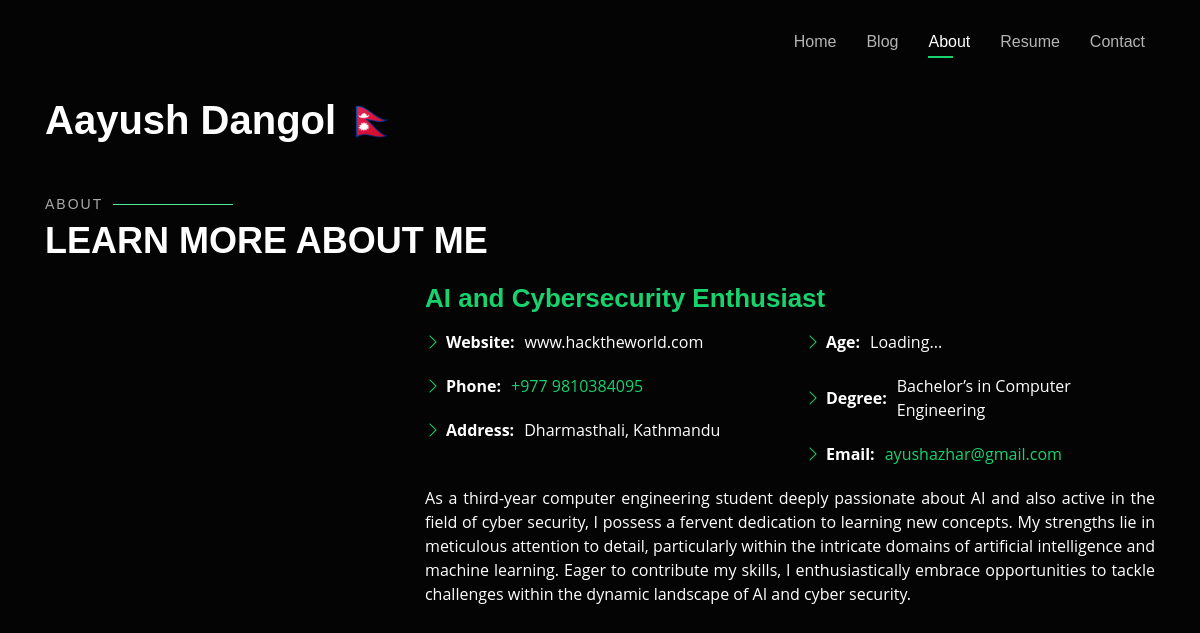
/about, run on the app's committed database.
### aayush/models.py (models this page shows, shortened)
class Yourself(models.Model):
    name=models.CharField(max_length=100)
    phone=models.CharField(max_length=13)
    degree=models.CharField(max_length=100)
    city=models.CharField(max_length=100)
    email=models.CharField(max_length=50)
    about_you=models.TextField()
    address=models.CharField(max_length=50)
    facebook=models.CharField(max_length=300,default='default_facebook_value')
    twitter=models.CharField(max_length=300,default='default_facebook_value')
    linkedin=models.CharField(max_length=300,default='default_facebook_value')
    github=models.CharField(max_length=300,default='default_facebook_value')

### aayush/views.py (the view)
# urls.py: path("about",views.about,name='about'),
def about(request):
    context=Yourself.objects.all()
    resumes=Resume.objects.all()
    names = [contexts.name for contexts in context]
    phone=[contexts.phone for contexts in context]
    address=[contexts.address for contexts in context]
    email=[contexts.email for contexts in context]
    degree=[contexts.degree for contexts in context]
    about_you=[contexts.about_you for contexts in context]
    resume=[resume.resume_file.url for resume in resumes]
    contexts={
        'names':names[0],
        'phone':phone[0],
        'address':address[0],
        'email':email[0],
        'names':names[0],
        'degree':degree[0],
        'about_you':about_you[0],
        'resume':resume[0]
    }
    return render(request,'about.html',contexts)

### aayush/templates/about.html (shortened to what this page needs)
{% extends 'base.html' %}
{% block about %}
<div class="about-me container">
    <div class="section-title">
      <h2>About</h2>
      <p>Learn more about me</p>
    </div>
    <div class="row">
      <div class="col-lg-4" data-aos="fade-right">
      </div>
      <div class="col-lg-8 pt-4 pt-lg-0 content" data-aos="fade-left">
        <h3>AI and Cybersecurity Enthusiast</h3>
        <div class="row">
          <div class="col-lg-6">
            <ul>
              <li><i class="bi bi-chevron-right"></i> <strong>Website:</strong> <span>www.hacktheworld.com</span></li>
              <li><i class="bi bi-chevron-right"></i> <strong>Phone:</strong> <span><a href="tel:+977{{phone}}">+977 {{phone}}</a></span></li>
              <li><i class="bi bi-chevron-right"></i> <strong>Address:</strong> <span>{{address}}</span></li>
            </ul>
          </div>
          <div class="col-lg-6">
            <ul>
              <li><i class="bi bi-chevron-right"></i> <strong>Age:</strong><span>Loading...</span></li>
              <li><i class="bi bi-chevron-right"></i> <strong>Degree:</strong><span>{{degree}}</span></li>
              <li><i class="bi bi-chevron-right"></i> <strong>Email:</strong> <span><a href="mailto:{{email}}">{{email}}</a></span></li>
            </ul>
          </div>
        </div>
        <p style="text-align: justify;">
        {{about_you}}
        </p>
      </div>
    </div>
  </div>
{% endblock %}

### aayush/templates/base.html (shortened to what this page needs)
    {% load static %}
    <!DOCTYPE html>
    <html lang="en">
    <head>
        <link href="{% static 'css/bootstrap.min.css' %}" rel="stylesheet">
        <link href="https://stackpath.bootstrapcdn.com/bootstrap/4.3.1/css/bootstrap.min.css" rel="stylesheet">
        <link href="https://cdn.jsdelivr.net/npm/bootstrap-icons/font/bootstrap-icons.css" rel="stylesheet">
        <link href="{% static 'style1.css' %}" rel="stylesheet">
        <link href='https://unpkg.com/boxicons@2.1.1/css/boxicons.min.css' rel='stylesheet'>
    </head>
    <body>
    <header id="header">
        <div class="container">
        <h1><a href="index">{{names}} &#x1F1F3;&#x1F1F5;</a></h1>
        <nav id="navbar" class="navbar">
            <ul>
            <li><a class="nav-link" href="index">Home</a></li>
            <li><a class="nav-link" href="blog">Blog</a></li>
            <li><a class="nav-link" href="about">About</a></li>
            <li><a class="" href="{{resume}}">Resume</a></li>
            <li><a class="nav-link" href="contact">Contact</a></li>
            </ul>
        </nav>
        </div>
    </header>
        {% block about %}
        {% endblock %}
    </body>
    </html>

### static/style1.css (style rules this page uses)
body { font-family: "Open Sans", sans-serif; background-color: #040404; color: #fff; position: relative; background: transparent; }
@media (min-width: 1024px) { body::before { background-attachment: fixed; } }
a { color: #18d26e; text-decoration: none; }
h1, h2, h3, h4, h5, h6 { font-family: "Raleway", sans-serif; margin: 0; padding: 0; }
#header { transition: ease-in-out 0.3s; position: relative; height: 200px; display: flex; align-items: center; z-index: 997; overflow-y: auto; }
#header * { transition: ease-in-out 0.3s; }
#header h1 { position: absolute; height: 0; font-size: 40px; margin: 0; padding: 0; line-height: 1; font-weight: 700; font-family: "Poppins", sans-serif; }
#header h1 a, #header h1 a:hover { color: #fff; line-height: 1; display: inline-block; }
.navbar { position: fixed; top: 0; left: 0; width: 100%; z-index: 999; display: flex; justify-content: flex-end; padding: 30px 55px; }
.navbar ul { margin: 0; padding: 0; list-style: none; display: flex; align-items: center; }
.navbar li { position: relative; margin-left: 30px; }
.navbar a, .navbar a:focus { display: flex; align-items: center; justify-content: space-between; padding: 0; font-family: "Poppins", sans-serif; font-size: 16px; font-weight: 400; color: rgba(255, 255, 255, 0.7); white-space: nowrap; transition: 0.3s; }
.navbar a:before { content: ""; position: absolute; width: 0; height: 2px; bottom: -4px; left: 0; background-color: #18d26e; visibility: hidden; width: 0px; transition: all 0.3s ease-in-out 0s; }
.navbar a:hover:before, .navbar li:hover>a:before, .navbar .active:before { visibility: visible; width: 25px; }
.navbar a:hover, .navbar .active, .navbar .active:focus, .navbar li:hover>a { color: #fff; }
.section-title h2 { font-size: 14px; font-weight: 500; padding: 0; line-height: 1px; margin: 0 0 20px 0; letter-spacing: 2px; text-transform: uppercase; color: #aaaaaa; font-family: "Poppins", sans-serif; }
.section-title h2::after { content: ""; width: 120px; height: 1px; display: inline-block; background: #4ceb95; margin: 4px 10px; }
.section-title p { margin: 0; margin: -15px 0 15px 0; font-size: 36px; font-weight: 700; text-transform: uppercase; font-family: "Poppins", sans-serif; color: #fff; }
.about-me .content h3 { font-weight: 700; font-size: 26px; color: #18d26e; }
.about-me .content ul { list-style: none; padding: 0; }
.about-me .content ul li { margin-bottom: 20px; display: flex; align-items: center; }
.about-me .content ul strong { margin-right: 10px; }
.about-me .content ul i { font-size: 16px; margin-right: 5px; color: #18d26e; line-height: 0; }
.about-me .content p:last-child { margin-bottom: 0; }

### data on the page
Yourself: name "Aayush Dangol", phone "9810384095", address "Dharmasthali, Kathmandu", degree "Bachelor’s in Computer Engineering", email "ayushazhar@gmail.com", about_you "As a third-year computer engineering student deeply passionate about AI and also active in the field of cyber security, I possess a fervent dedication to learning new concepts. My strengths lie in meticulous attention to detail, particularly within the intricate domains of artificial intelligence and machine learning. Eager to contribute my skills, I enthusiastically embrace opportunities to tackle challenges within the dynamic landscape of AI and cyber security."
